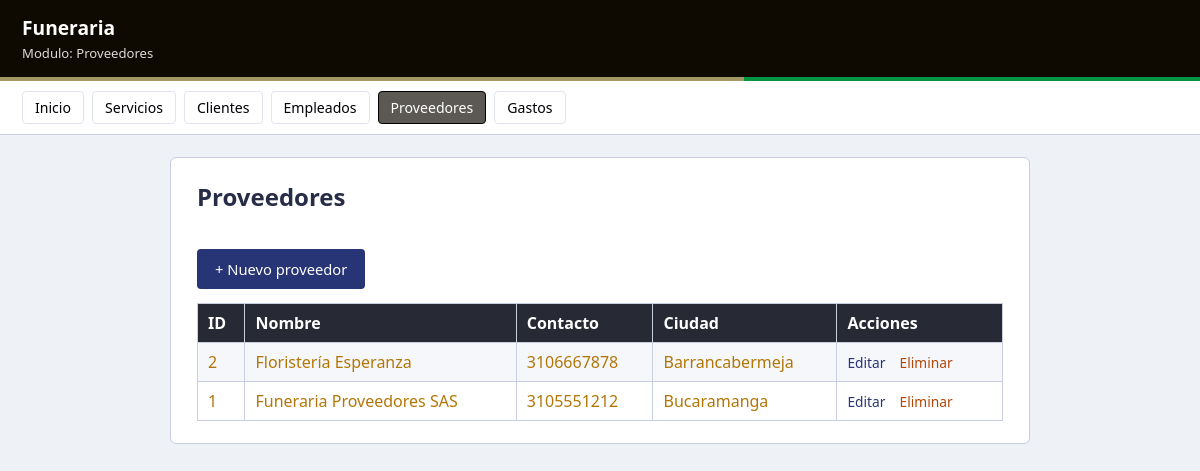
Screenshot of /proveedores/index.php with the database file from the repository.
### tables this page shows
CREATE TABLE proveedores (
  id       INTEGER PRIMARY KEY AUTOINCREMENT,
  nombre   TEXT NOT NULL,
  contacto TEXT NOT NULL,
  ciudad   TEXT,
  foto  TEXT
);

### proveedores/index.php (the view, shortened to what this page needs)
<?php
require '../config.php';
$filas = $pdo->query("SELECT * FROM proveedores ORDER BY id DESC")->fetchAll(PDO::FETCH_ASSOC);
?>
<!DOCTYPE html>
<html lang="es">
<head><meta charset="utf-8"><title>Proveedores</title>
<link rel="stylesheet" href="../css/estilos.css"></head>
<body>
  <div class="barra"><h1> Funeraria</h1><span>Modulo: Proveedores</span></div>
  <div class="franja"></div>
  <div class="menu">
    <a href="../index.php">Inicio</a>
    <a href="../servicios/index.php">Servicios</a>
    <a href="../clientes/index.php">Clientes</a>
    <a href="../empleados/index.php">Empleados</a>
    <a href="../proveedores/index.php" class="activo">Proveedores</a>
    <a href="../gastos/index.php">Gastos</a>
  </div>
  <div class="contenedor">
    <h2>Proveedores</h2>
    <a class="boton boton-azul" href="crear.php">+ Nuevo proveedor</a>
    <table>
      <tr><th>ID</th><th>Nombre</th><th>Contacto</th><th>Ciudad</th><th>Acciones</th></tr>
      <?php foreach ($filas as $r): ?>
        <tr>
          <td><?php echo $r['id']; ?></td>
          <td><?php echo htmlspecialchars($r['nombre']); ?></td>
          <td><?php echo htmlspecialchars($r['contacto']); ?></td>
          <td><?php echo htmlspecialchars($r['ciudad']); ?></td>
          <td class="acciones">
            <a href="editar.php?id=<?php echo $r['id']; ?>">Editar</a>
            <a class="borrar" href="eliminar.php?id=<?php echo $r['id']; ?>"
               onclick="return confirm('Eliminar este proveedor?');">Eliminar</a>
          </td>
        </tr>
      <?php endforeach; ?>
    </table>
  </div>
</body>
</html>

### css/estilos.css (style rules this page uses)
* { box-sizing: border-box; }
body { font-family: "Segoe UI", Arial, sans-serif; background: #eef1f6; color: #b37606; margin: 0; }
.barra { background: #0e0901; color: #fff; padding: 14px 22px; }
.barra h1 { margin: 0; font-size: 1.2rem; }
.barra span { font-size: .82rem; opacity: .85; }
.franja { height: 4px; background: linear-gradient(90deg, #a39763 0 62%, #00963f 62% 100%); }
.menu { background: #fff; border-bottom: 1px solid #c8cee0; padding: 10px 22px; display: flex; gap: 8px; flex-wrap: wrap; }
.menu a { color: #000105; text-decoration: none; font-size: .88rem; padding: 6px 12px; border-radius: 4px; border: 1px solid #e0e4f0; }
.menu a.activo { background: #5c5954; color: #fff; border-color: #000000; }
.contenedor { max-width: 860px; margin: 22px auto; background: #fff; padding: 22px 26px; border-radius: 6px; border: 1px solid #c8cee0; }
h2 { color: #282d47; margin-top: 0; }
table { width: 100%; border-collapse: collapse; margin-top: 14px; }
th, td { border: 1px solid #c8cee0; padding: 8px 10px; text-align: left; }
th { background: #272935; color: #fff; font-weight: 600; }
tr:nth-child(even) td { background: #f5f7fb; }
.boton, button { display: inline-block; margin-top: 16px; padding: 10px 18px; background: #00963f; color: #fff; border: 0; border-radius: 4px; text-decoration: none; font-size: .92rem; cursor: pointer; }
.boton-azul { background: #273475; }
.acciones a { margin-right: 10px; font-size: .86rem; color: #273475; text-decoration: none; }
.acciones a.borrar { color: #b34706; }

### rows the page displays
proveedores: id "2", nombre "Floristería Esperanza", contacto "3106667878", ciudad "Barrancabermeja"
proveedores: id "1", nombre "Funeraria Proveedores SAS", contacto "3105551212", ciudad "Bucaramanga"
